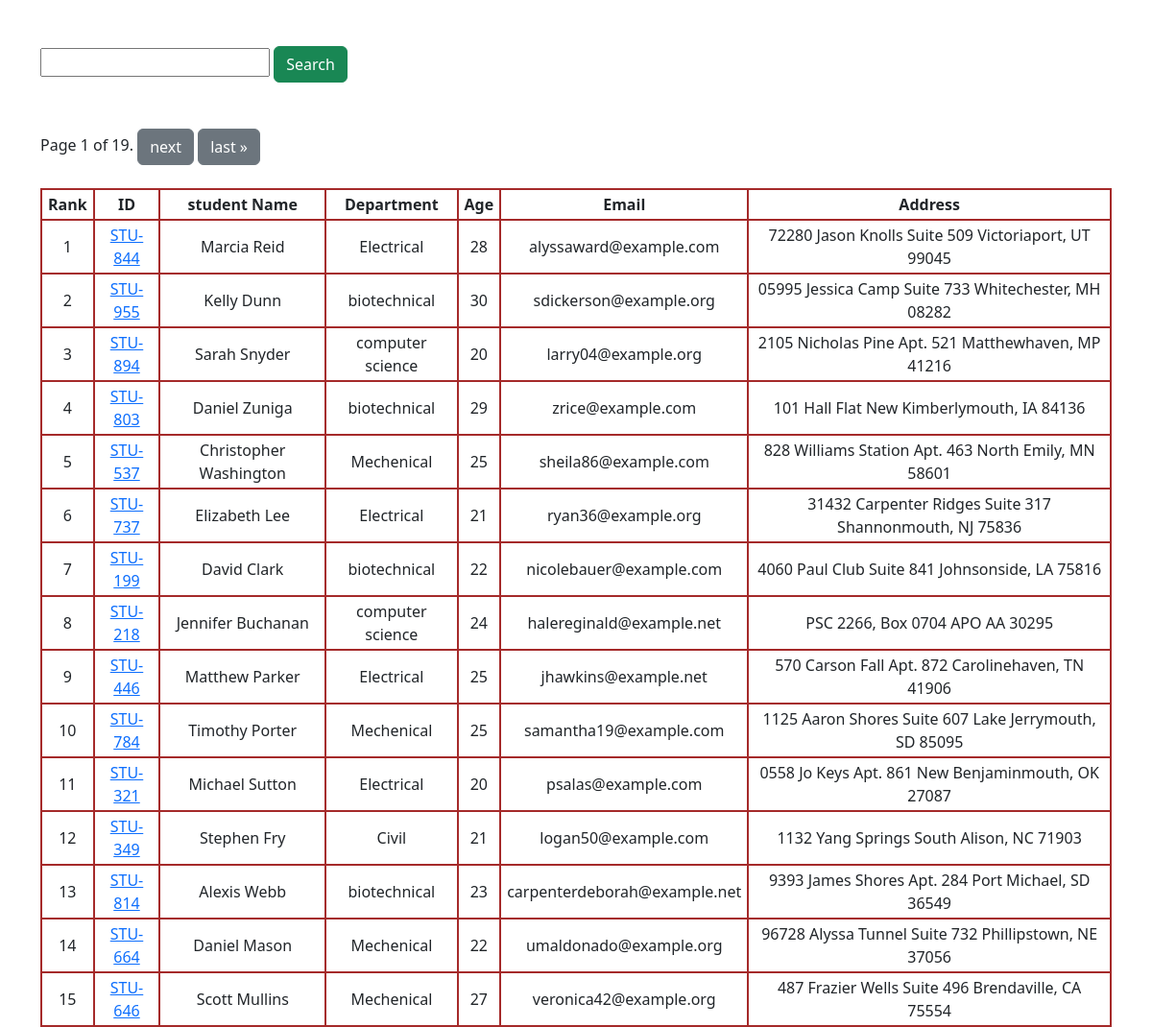
The page /students/?page=1 on the database its author committed.
### query_set_practise/models.py (models this page shows, shortened)
class Student_details(models.Model):
    department = models.ForeignKey(Department , related_name = "depart" ,on_delete = models.CASCADE)
    stu_id = models.CharField(max_length = 7)
    stu_name = models.CharField(max_length = 50)
    stu_email = models.CharField(unique = True,max_length = 50)
    stu_age = models.IntegerField(default = 18)
    stu_address = models.TextField()
    is_deleted = models.BooleanField(default = False)
    objects = studnetManager()
    admin_objects = models.Manager()
    class Meta:
        ordering = ['stu_name']

class Studentrank(models.Model):
    student = models.ForeignKey(Student_details , related_name = "student_ranks" , on_delete = models.CASCADE)
    student_rank = models.IntegerField(default=1)
    created_at = models.DateField(auto_now_add = True)
    class Meta:
        unique_together = ['student_rank' , 'created_at']

class Department(models.Model):
    department_name = models.CharField(max_length = 40)
    class Meta:
        ordering = ['department_name']

### query_set_practise/views.py (the view, shortened to what this page needs)
# urls.py: path('students/' , get_data , name="get_data"),
def get_data(request):
    query_set = Student_details.objects.all().order_by("student_ranks__student_rank")
    paginator = Paginator(query_set , 15)
    page_no = request.GET.get("page" , 2)
    page_object = paginator.get_page(page_no)
    context = {"student_data" : page_object}
    return render(request , "students.html" , context )

### query_set_practise/models.py (called while the page is built)
    def get_queryset(self) -> models.QuerySet:
        return super().get_queryset().filter(is_deleted = False)

### query_set_practise/templates/students.html (shortened to what this page needs)
<!DOCTYPE html>
<html lang="en">
<head>
    <link href="https://cdn.jsdelivr.net/npm/bootstrap@5.3.3/dist/css/bootstrap.min.css" rel="stylesheet">
</head>
<body class="container">
    <form>
        <div class="my-5">
            <input type="text" name="search">
            <button class="btn btn-success" type="submit">Search</button>
        </div>
    </form>
    <table class="table-striped">
        <tr>
            <th>Rank</th>
            <th>ID</th>
            <th>student Name</th>
            <th>Department</th>
            <th>Age</th>
            <th>Email</th>
            <th>Address</th>
        </tr>
        {% for student in student_data %}
        <tr>
            <td>{{student.student_ranks.first.student_rank}} </td>
            <td> <a href="/marks/{{ student.stu_id }}"> {{ student.stu_id }}</a>
                </td>
            <td>{{student.stu_name}}</td>
            <td>{{student.department.department_name}}</td>
            <td>{{student.stu_age}}</td>
            <td>{{student.stu_email}}</td>
            <td>{{student.stu_address}}</td>
        </tr>
        {% endfor %}
    <div class="pagination my-4">
        <span class="step-links">
            <span class="current">
                Page {{ student_data.number }} of {{ student_data.paginator.num_pages }}.
            </span>
            {% if student_data.has_next %}
                <a class="btn btn-secondary" href="?page={{ student_data.next_page_number }}">next</a>
                <a class="btn btn-secondary" href="?page={{ student_data.paginator.num_pages }}">last &raquo;</a>
            {% endif %}
        </span>
    </div>
    </table>
</body>
</html>

### query_set_practise/templates/students.html (style rules this page uses)
table , th,tr,td { border:2px solid brown; border-collapse: collapse; text-align: center; }
th ,td { padding: 3px 6px; }

### rows shown on the page
Student_details: student_ranks.first.student_rank "1", stu_id "STU-844", stu_name "Marcia Reid", department.department_name "Electrical", stu_age "28", stu_email "alyssaward@example.com", stu_address "72280 Jason Knolls Suite 509 Victoriaport, UT 99045"
Student_details: student_ranks.first.student_rank "2", stu_id "STU-955", stu_name "Kelly Dunn", department.department_name "biotechnical", stu_age "30", stu_email "sdickerson@example.org", stu_address "05995 Jessica Camp Suite 733 Whitechester, MH 08282"
Student_details: student_ranks.first.student_rank "3", stu_id "STU-894", stu_name "Sarah Snyder", department.department_name "computer science", stu_age "20", stu_email "larry04@example.org", stu_address "2105 Nicholas Pine Apt. 521 Matthewhaven, MP 41216"
Student_details: student_ranks.first.student_rank "4", stu_id "STU-803", stu_name "Daniel Zuniga", department.department_name "biotechnical", stu_age "29", stu_email "zrice@example.com", stu_address "101 Hall Flat New Kimberlymouth, IA 84136"
Student_details: student_ranks.first.student_rank "5", stu_id "STU-537", stu_name "Christopher Washington", department.department_name "Mechenical", stu_age "25", stu_email "sheila86@example.com", stu_address "828 Williams Station Apt. 463 North Emily, MN 58601"
Student_details: student_ranks.first.student_rank "6", stu_id "STU-737", stu_name "Elizabeth Lee", department.department_name "Electrical", stu_age "21", stu_email "ryan36@example.org", stu_address "31432 Carpenter Ridges Suite 317 Shannonmouth, NJ 75836"
Student_details: student_ranks.first.student_rank "7", stu_id "STU-199", stu_name "David Clark", department.department_name "biotechnical", stu_age "22", stu_email "nicolebauer@example.com", stu_address "4060 Paul Club Suite 841 Johnsonside, LA 75816"
Student_details: student_ranks.first.student_rank "8", stu_id "STU-218", stu_name "Jennifer Buchanan", department.department_name "computer science", stu_age "24", stu_email "halereginald@example.net", stu_address "PSC 2266, Box 0704 APO AA 30295"
Student_details: student_ranks.first.student_rank "9", stu_id "STU-446", stu_name "Matthew Parker", department.department_name "Electrical", stu_age "25", stu_email "jhawkins@example.net", stu_address "570 Carson Fall Apt. 872 Carolinehaven, TN 41906"
Student_details: student_ranks.first.student_rank "10", stu_id "STU-784", stu_name "Timothy Porter", department.department_name "Mechenical", stu_age "25", stu_email "samantha19@example.com", stu_address "1125 Aaron Shores Suite 607 Lake Jerrymouth, SD 85095"
Student_details: student_ranks.first.student_rank "11", stu_id "STU-321", stu_name "Michael Sutton", department.department_name "Electrical", stu_age "20", stu_email "psalas@example.com", stu_address "0558 Jo Keys Apt. 861 New Benjaminmouth, OK 27087"
Student_details: student_ranks.first.student_rank "12", stu_id "STU-349", stu_name "Stephen Fry", department.department_name "Civil", stu_age "21", stu_email "logan50@example.com", stu_address "1132 Yang Springs South Alison, NC 71903"
Student_details: student_ranks.first.student_rank "13", stu_id "STU-814", stu_name "Alexis Webb", department.department_name "biotechnical", stu_age "23", stu_email "carpenterdeborah@example.net", stu_address "9393 James Shores Apt. 284 Port Michael, SD 36549"
Student_details: student_ranks.first.student_rank "14", stu_id "STU-664", stu_name "Daniel Mason", department.department_name "Mechenical", stu_age "22", stu_email "umaldonado@example.org", stu_address "96728 Alyssa Tunnel Suite 732 Phillipstown, NE 37056"
Student_details: student_ranks.first.student_rank "15", stu_id "STU-646", stu_name "Scott Mullins", department.department_name "Mechenical", stu_age "27", stu_email "veronica42@example.org", stu_address "487 Frazier Wells Suite 496 Brendaville, CA 75554"

### other values the page prints
{{ student_data.number }} "1"
{{ student_data.paginator.num_pages }} "19"
